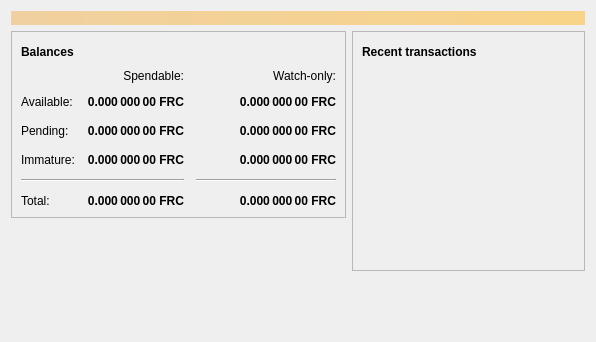
<?xml version="1.0" encoding="UTF-8"?>
<ui version="4.0">
 <class>OverviewPage</class>
 <widget class="QWidget" name="OverviewPage">
  <property name="geometry">
   <rect>
    <x>0</x>
    <y>0</y>
    <width>596</width>
    <height>342</height>
   </rect>
  </property>
  <property name="windowTitle">
   <string>Form</string>
  </property>
  <layout class="QVBoxLayout" name="topLayout">
   <item>
    <widget class="QLabel" name="labelAlerts">
     <property name="visible">
      <bool>false</bool>
     </property>
     <property name="styleSheet">
      <string notr="true">QLabel { background-color: qlineargradient(x1: 0, y1: 0, x2: 1, y2: 0, stop:0 #F0D0A0, stop:1 #F8D488); color:#000000; }</string>
     </property>
     <property name="wordWrap">
      <bool>true</bool>
     </property>
     <property name="margin">
      <number>3</number>
     </property>
     <property name="textInteractionFlags">
      <set>Qt::TextSelectableByMouse</set>
     </property>
    </widget>
   </item>
   <item>
    <layout class="QHBoxLayout" name="horizontalLayout" stretch="1,1">
     <item>
      <layout class="QVBoxLayout" name="verticalLayout_2">
       <item>
        <widget class="QFrame" name="frame">
         <property name="frameShape">
          <enum>QFrame::StyledPanel</enum>
         </property>
         <property name="frameShadow">
          <enum>QFrame::Raised</enum>
         </property>
         <layout class="QVBoxLayout" name="verticalLayout_4">
          <item>
           <layout class="QHBoxLayout" name="horizontalLayout_4">
            <item>
             <widget class="QLabel" name="label_5">
              <property name="font">
               <font>
                <weight>75</weight>
                <bold>true</bold>
               </font>
              </property>
              <property name="text">
               <string>Balances</string>
              </property>
             </widget>
            </item>
            <item>
             <widget class="QPushButton" name="labelWalletStatus">
              <property name="enabled">
               <bool>true</bool>
              </property>
              <property name="maximumSize">
               <size>
                <width>30</width>
                <height>16777215</height>
               </size>
              </property>
              <property name="toolTip">
               <string>The displayed information may be out of date. Your wallet automatically synchronizes with the Franc network after a connection is established, but this process has not completed yet.</string>
              </property>
              <property name="text">
               <string/>
              </property>
              <property name="icon">
               <iconset resource="../franc.qrc">
                <normaloff>:/icons/warning</normaloff>
                <disabledoff>:/icons/warning</disabledoff>:/icons/warning</iconset>
              </property>
              <property name="iconSize">
               <size>
                <width>24</width>
                <height>24</height>
               </size>
              </property>
              <property name="flat">
               <bool>true</bool>
              </property>
             </widget>
            </item>
            <item>
             <spacer name="horizontalSpacer_3">
              <property name="orientation">
               <enum>Qt::Horizontal</enum>
              </property>
              <property name="sizeHint" stdset="0">
               <size>
                <width>40</width>
                <height>20</height>
               </size>
              </property>
             </spacer>
            </item>
           </layout>
          </item>
          <item>
           <layout class="QGridLayout" name="gridLayout">
            <property name="spacing">
             <number>12</number>
            </property>
            <item row="2" column="2">
             <widget class="QLabel" name="labelWatchPending">
              <property name="font">
               <font>
                <weight>75</weight>
                <bold>true</bold>
               </font>
              </property>
              <property name="cursor">
               <cursorShape>IBeamCursor</cursorShape>
              </property>
              <property name="toolTip">
               <string>Unconfirmed transactions to watch-only addresses</string>
              </property>
              <property name="text">
               <string notr="true">0.000 000 00 FRC</string>
              </property>
              <property name="alignment">
               <set>Qt::AlignRight|Qt::AlignTrailing|Qt::AlignVCenter</set>
              </property>
              <property name="textInteractionFlags">
               <set>Qt::LinksAccessibleByMouse|Qt::TextSelectableByKeyboard|Qt::TextSelectableByMouse</set>
              </property>
             </widget>
            </item>
            <item row="2" column="1">
             <widget class="QLabel" name="labelUnconfirmed">
              <property name="font">
               <font>
                <weight>75</weight>
                <bold>true</bold>
               </font>
              </property>
              <property name="cursor">
               <cursorShape>IBeamCursor</cursorShape>
              </property>
              <property name="toolTip">
               <string>Total of transactions that have yet to be confirmed, and do not yet count toward the spendable balance</string>
              </property>
              <property name="text">
               <string notr="true">0.000 000 00 FRC</string>
              </property>
              <property name="alignment">
               <set>Qt::AlignRight|Qt::AlignTrailing|Qt::AlignVCenter</set>
              </property>
              <property name="textInteractionFlags">
               <set>Qt::LinksAccessibleByMouse|Qt::TextSelectableByKeyboard|Qt::TextSelectableByMouse</set>
              </property>
             </widget>
            </item>
            <item row="3" column="2">
             <widget class="QLabel" name="labelWatchImmature">
              <property name="font">
               <font>
                <weight>75</weight>
                <bold>true</bold>
               </font>
              </property>
              <property name="cursor">
               <cursorShape>IBeamCursor</cursorShape>
              </property>
              <property name="toolTip">
               <string>Mined balance in watch-only addresses that has not yet matured</string>
              </property>
              <property name="text">
               <string notr="true">0.000 000 00 FRC</string>
              </property>
              <property name="alignment">
               <set>Qt::AlignRight|Qt::AlignTrailing|Qt::AlignVCenter</set>
              </property>
              <property name="textInteractionFlags">
               <set>Qt::LinksAccessibleByMouse|Qt::TextSelectableByKeyboard|Qt::TextSelectableByMouse</set>
              </property>
             </widget>
            </item>
            <item row="4" column="0" colspan="2">
             <widget class="Line" name="line">
              <property name="orientation">
               <enum>Qt::Horizontal</enum>
              </property>
             </widget>
            </item>
            <item row="4" column="2">
             <widget class="Line" name="lineWatchBalance">
              <property name="sizePolicy">
               <sizepolicy hsizetype="Preferred" vsizetype="Fixed">
                <horstretch>0</horstretch>
                <verstretch>0</verstretch>
               </sizepolicy>
              </property>
              <property name="minimumSize">
               <size>
                <width>140</width>
                <height>0</height>
               </size>
              </property>
              <property name="orientation">
               <enum>Qt::Horizontal</enum>
              </property>
             </widget>
            </item>
            <item row="5" column="0">
             <widget class="QLabel" name="labelTotalText">
              <property name="text">
               <string>Total:</string>
              </property>
             </widget>
            </item>
            <item row="3" column="1">
             <widget class="QLabel" name="labelImmature">
              <property name="font">
               <font>
                <weight>75</weight>
                <bold>true</bold>
               </font>
              </property>
              <property name="cursor">
               <cursorShape>IBeamCursor</cursorShape>
              </property>
              <property name="toolTip">
               <string>Mined balance that has not yet matured</string>
              </property>
              <property name="text">
               <string notr="true">0.000 000 00 FRC</string>
              </property>
              <property name="alignment">
               <set>Qt::AlignRight|Qt::AlignTrailing|Qt::AlignVCenter</set>
              </property>
              <property name="textInteractionFlags">
               <set>Qt::LinksAccessibleByMouse|Qt::TextSelectableByKeyboard|Qt::TextSelectableByMouse</set>
              </property>
             </widget>
            </item>
            <item row="2" column="3">
             <spacer name="horizontalSpacer_2">
              <property name="orientation">
               <enum>Qt::Horizontal</enum>
              </property>
              <property name="sizeHint" stdset="0">
               <size>
                <width>40</width>
                <height>20</height>
               </size>
              </property>
             </spacer>
            </item>
            <item row="3" column="0">
             <widget class="QLabel" name="labelImmatureText">
              <property name="text">
               <string>Immature:</string>
              </property>
             </widget>
            </item>
            <item row="5" column="1">
             <widget class="QLabel" name="labelTotal">
              <property name="font">
               <font>
                <weight>75</weight>
                <bold>true</bold>
               </font>
              </property>
              <property name="cursor">
               <cursorShape>IBeamCursor</cursorShape>
              </property>
              <property name="toolTip">
               <string>Your current total balance</string>
              </property>
              <property name="text">
               <string notr="true">0.000 000 00 FRC</string>
              </property>
              <property name="alignment">
               <set>Qt::AlignRight|Qt::AlignTrailing|Qt::AlignVCenter</set>
              </property>
              <property name="textInteractionFlags">
               <set>Qt::LinksAccessibleByMouse|Qt::TextSelectableByKeyboard|Qt::TextSelectableByMouse</set>
              </property>
             </widget>
            </item>
            <item row="5" column="2">
             <widget class="QLabel" name="labelWatchTotal">
              <property name="font">
               <font>
                <weight>75</weight>
                <bold>true</bold>
               </font>
              </property>
              <property name="cursor">
               <cursorShape>IBeamCursor</cursorShape>
              </property>
              <property name="toolTip">
               <string>Current total balance in watch-only addresses</string>
              </property>
              <property name="text">
               <string notr="true">0.000 000 00 FRC</string>
              </property>
              <property name="alignment">
               <set>Qt::AlignRight|Qt::AlignTrailing|Qt::AlignVCenter</set>
              </property>
              <property name="textInteractionFlags">
               <set>Qt::LinksAccessibleByMouse|Qt::TextSelectableByKeyboard|Qt::TextSelectableByMouse</set>
              </property>
             </widget>
            </item>
            <item row="0" column="2">
             <widget class="QLabel" name="labelWatchonly">
              <property name="text">
               <string>Watch-only:</string>
              </property>
              <property name="alignment">
               <set>Qt::AlignRight|Qt::AlignTrailing|Qt::AlignVCenter</set>
              </property>
             </widget>
            </item>
            <item row="1" column="0">
             <widget class="QLabel" name="labelBalanceText">
              <property name="text">
               <string>Available:</string>
              </property>
             </widget>
            </item>
            <item row="1" column="1">
             <widget class="QLabel" name="labelBalance">
              <property name="font">
               <font>
                <weight>75</weight>
                <bold>true</bold>
               </font>
              </property>
              <property name="cursor">
               <cursorShape>IBeamCursor</cursorShape>
              </property>
              <property name="toolTip">
               <string>Your current spendable balance</string>
              </property>
              <property name="text">
               <string notr="true">0.000 000 00 FRC</string>
              </property>
              <property name="alignment">
               <set>Qt::AlignRight|Qt::AlignTrailing|Qt::AlignVCenter</set>
              </property>
              <property name="textInteractionFlags">
               <set>Qt::LinksAccessibleByMouse|Qt::TextSelectableByKeyboard|Qt::TextSelectableByMouse</set>
              </property>
             </widget>
            </item>
            <item row="1" column="2">
             <widget class="QLabel" name="labelWatchAvailable">
              <property name="font">
               <font>
                <weight>75</weight>
                <bold>true</bold>
               </font>
              </property>
              <property name="cursor">
               <cursorShape>IBeamCursor</cursorShape>
              </property>
              <property name="toolTip">
               <string>Your current balance in watch-only addresses</string>
              </property>
              <property name="text">
               <string notr="true">0.000 000 00 FRC</string>
              </property>
              <property name="alignment">
               <set>Qt::AlignRight|Qt::AlignTrailing|Qt::AlignVCenter</set>
              </property>
              <property name="textInteractionFlags">
               <set>Qt::LinksAccessibleByMouse|Qt::TextSelectableByKeyboard|Qt::TextSelectableByMouse</set>
              </property>
             </widget>
            </item>
            <item row="2" column="0">
             <widget class="QLabel" name="labelPendingText">
              <property name="text">
               <string>Pending:</string>
              </property>
             </widget>
            </item>
            <item row="0" column="1">
             <widget class="QLabel" name="labelSpendable">
              <property name="text">
               <string>Spendable:</string>
              </property>
              <property name="alignment">
               <set>Qt::AlignRight|Qt::AlignTrailing|Qt::AlignVCenter</set>
              </property>
             </widget>
            </item>
           </layout>
          </item>
         </layout>
        </widget>
       </item>
       <item>
        <spacer name="verticalSpacer">
         <property name="orientation">
          <enum>Qt::Vertical</enum>
         </property>
         <property name="sizeHint" stdset="0">
          <size>
           <width>20</width>
           <height>40</height>
          </size>
         </property>
        </spacer>
       </item>
      </layout>
     </item>
     <item>
      <layout class="QVBoxLayout" name="verticalLayout_3">
       <item>
        <widget class="QFrame" name="frame_2">
         <property name="frameShape">
          <enum>QFrame::StyledPanel</enum>
         </property>
         <property name="frameShadow">
          <enum>QFrame::Raised</enum>
         </property>
         <layout class="QVBoxLayout" name="verticalLayout">
          <item>
           <layout class="QHBoxLayout" name="horizontalLayout_2">
            <item>
             <widget class="QLabel" name="label_4">
              <property name="font">
               <font>
                <weight>75</weight>
                <bold>true</bold>
               </font>
              </property>
              <property name="text">
               <string>Recent transactions</string>
              </property>
             </widget>
            </item>
            <item>
             <widget class="QPushButton" name="labelTransactionsStatus">
              <property name="enabled">
               <bool>true</bool>
              </property>
              <property name="maximumSize">
               <size>
                <width>30</width>
                <height>16777215</height>
               </size>
              </property>
              <property name="toolTip">
               <string>The displayed information may be out of date. Your wallet automatically synchronizes with the Franc network after a connection is established, but this process has not completed yet.</string>
              </property>
              <property name="text">
               <string/>
              </property>
              <property name="icon">
               <iconset resource="../franc.qrc">
                <normaloff>:/icons/warning</normaloff>
                <disabledoff>:/icons/warning</disabledoff>:/icons/warning</iconset>
              </property>
              <property name="iconSize">
               <size>
                <width>24</width>
                <height>24</height>
               </size>
              </property>
              <property name="flat">
               <bool>true</bool>
              </property>
             </widget>
            </item>
            <item>
             <spacer name="horizontalSpacer">
              <property name="orientation">
               <enum>Qt::Horizontal</enum>
              </property>
              <property name="sizeHint" stdset="0">
               <size>
                <width>40</width>
                <height>20</height>
               </size>
              </property>
             </spacer>
            </item>
           </layout>
          </item>
          <item>
           <widget class="QListView" name="listTransactions">
            <property name="styleSheet">
             <string notr="true">QListView { background: transparent; }</string>
            </property>
            <property name="frameShape">
             <enum>QFrame::NoFrame</enum>
            </property>
            <property name="verticalScrollBarPolicy">
             <enum>Qt::ScrollBarAlwaysOff</enum>
            </property>
            <property name="horizontalScrollBarPolicy">
             <enum>Qt::ScrollBarAlwaysOff</enum>
            </property>
            <property name="selectionMode">
             <enum>QAbstractItemView::NoSelection</enum>
            </property>
           </widget>
          </item>
         </layout>
        </widget>
       </item>
       <item>
        <spacer name="verticalSpacer_2">
         <property name="orientation">
          <enum>Qt::Vertical</enum>
         </property>
         <property name="sizeHint" stdset="0">
          <size>
           <width>20</width>
           <height>40</height>
          </size>
         </property>
        </spacer>
       </item>
      </layout>
     </item>
    </layout>
   </item>
  </layout>
 </widget>
 <resources/>
 <connections/>
</ui>
